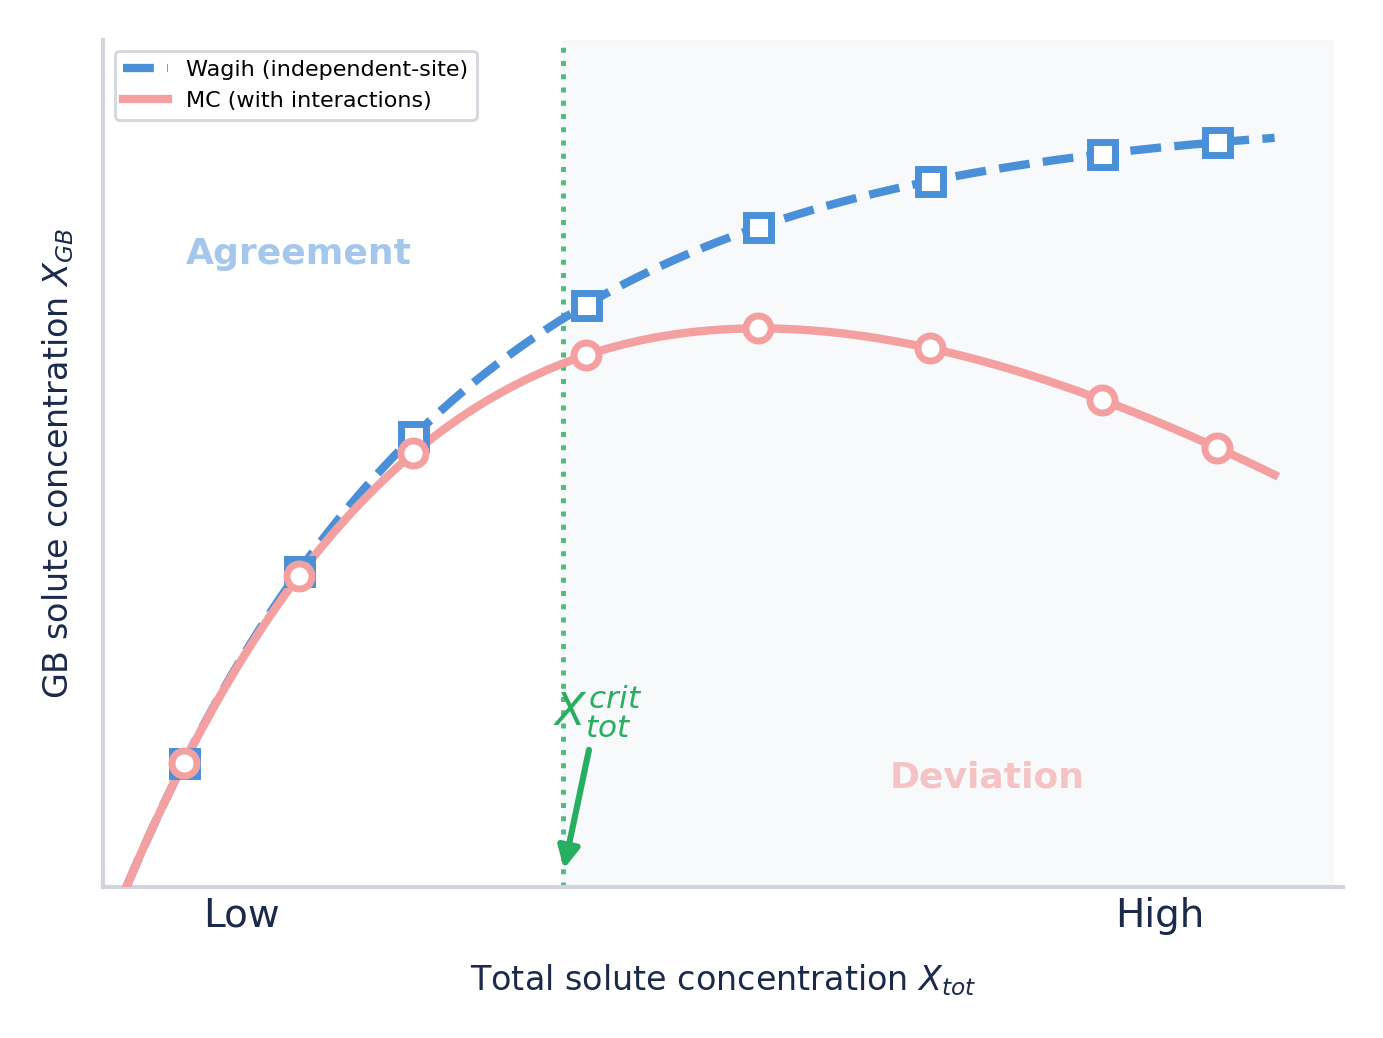

Source code (Python):
#!/usr/bin/env python3
"""Schematic divergence plot — matching PPT color scheme."""

import matplotlib
matplotlib.use("Agg")
import matplotlib.pyplot as plt
import numpy as np

# PPT-matching palette
C_BLUE   = "#4A90D9"   # solvent blue (for Wagih curve)
C_GOLD   = "#E8A735"   # solute gold (for MC curve)
C_RED    = "#F4A0A0"    # light rose
C_GREEN  = "#27AE60"   # process green (for annotations)
C_DARK   = "#1B2A4A"   # dark navy text
C_GREY   = "#D1D5DB"   # light border
C_SHADE  = "#F0F4F8"   # very subtle shade

plt.rcParams.update({
    "font.family": "sans-serif",
    "font.size": 13,
    "axes.linewidth": 0,
})

fig, ax = plt.subplots(figsize=(8, 5.5))

# Smooth curves
x = np.linspace(0, 1, 300)
y_wagih = 0.62 * (1 - np.exp(-3.5 * x))
y_mc = 0.62 * (1 - np.exp(-3.5 * x)) * (1 - 0.45 * x**1.8)

# Deviation region — subtle shading
x_crit = 0.38
ax.axvspan(x_crit, 1.05, alpha=0.5, color=C_SHADE, zorder=0)

# Curves
ax.plot(x, y_wagih, "--", color=C_BLUE, lw=3, zorder=3,
        label="Wagih (independent-site)")
ax.plot(x, y_mc, "-", color=C_RED, lw=3, zorder=3,
        label="MC (with interactions)")

# Markers
xm = np.array([0.05, 0.15, 0.25, 0.4, 0.55, 0.7, 0.85, 0.95])
yw_m = 0.62 * (1 - np.exp(-3.5 * xm))
ym_m = 0.62 * (1 - np.exp(-3.5 * xm)) * (1 - 0.45 * xm**1.8)

ax.plot(xm, yw_m, "s", color=C_BLUE, ms=9, markerfacecolor="white",
        mew=2.5, zorder=5)
ax.plot(xm, ym_m, "o", color=C_RED, ms=9, markerfacecolor="white",
        mew=2.5, zorder=5)


# ── Key finding 1: Critical concentration ──
ax.axvline(x_crit, color=C_GREEN, lw=1.8, ls=":", alpha=0.8, zorder=1)
ax.annotate(r"$X_{tot}^{crit}$",
            xy=(x_crit, 0.01),
            xytext=(x_crit + 0.03, 0.13),
            fontsize=16, color=C_GREEN, fontweight="bold", ha="center",
            arrowprops=dict(arrowstyle="-|>", color=C_GREEN, lw=2.2))


# Region labels
ax.text(0.15, 0.50, "Agreement", fontsize=13, color=C_BLUE,
        ha="center", fontweight="bold", alpha=0.5)
ax.text(0.75, 0.08, "Deviation", fontsize=13, color=C_RED,
        ha="center", fontweight="bold", alpha=0.6)

# Axis labels
ax.set_xlabel(r"Total solute concentration $X_{tot}$", fontsize=12,
              color=C_DARK, labelpad=10)
ax.set_ylabel(r"GB solute concentration $X_{GB}$", fontsize=12,
              color=C_DARK, labelpad=10)

# Ticks
ax.set_xticks([0.1, 0.9])
ax.set_xticklabels(["Low", "High"], fontsize=14, color=C_DARK)
ax.set_yticks([])
ax.set_xlim(-0.02, 1.06)
ax.set_ylim(0, 0.68)

# Spines
for spine in ax.spines.values():
    spine.set_visible(False)
ax.spines["bottom"].set_visible(True)
ax.spines["bottom"].set_color(C_GREY)
ax.spines["bottom"].set_linewidth(1.5)
ax.spines["left"].set_visible(True)
ax.spines["left"].set_color(C_GREY)
ax.spines["left"].set_linewidth(1.5)

ax.tick_params(axis="x", colors=C_DARK, length=0)
ax.tick_params(axis="y", length=0)

# Legend
legend = ax.legend(fontsize=8, loc="upper left", framealpha=0.95,
                   edgecolor=C_GREY, fancybox=True)
legend.get_frame().set_linewidth(1)

fig.savefig("project/docs/fig_divergence_schematic.png", dpi=200,
            bbox_inches="tight", facecolor="white", pad_inches=0.2)
plt.close(fig)
print("Saved -> project/docs/fig_divergence_schematic.png")
